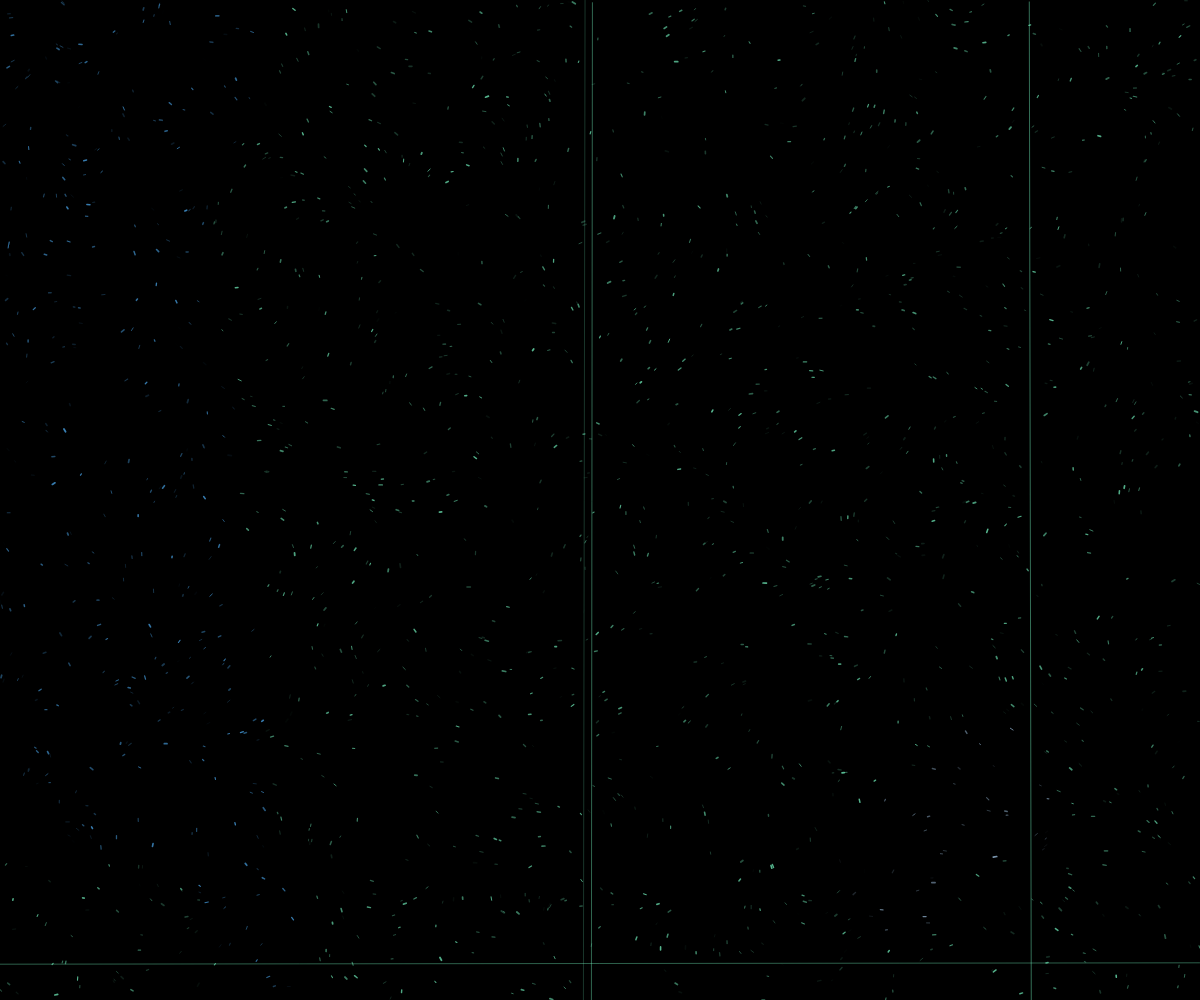
Frame 1 (no input)
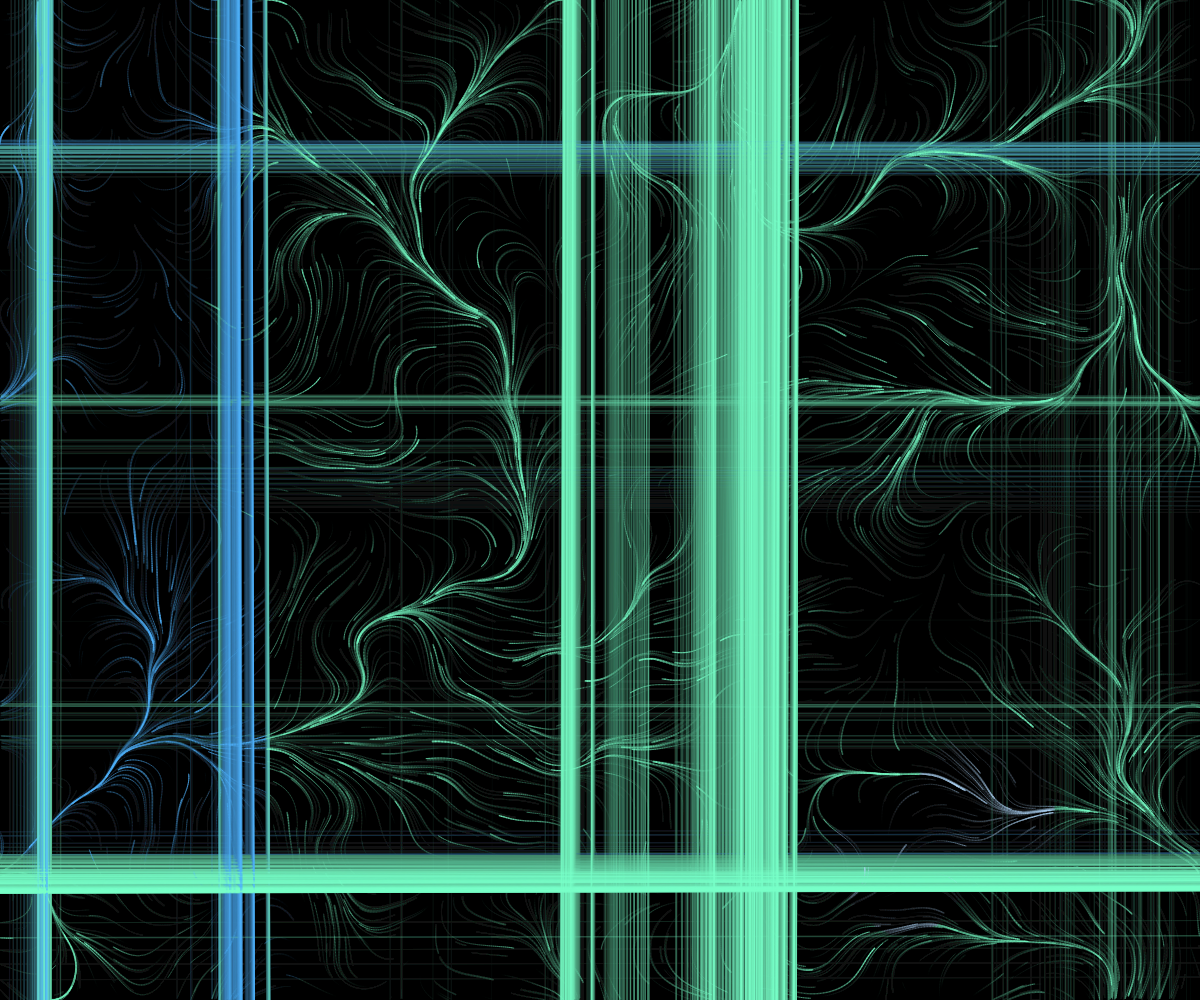
Frame 60 (no input)
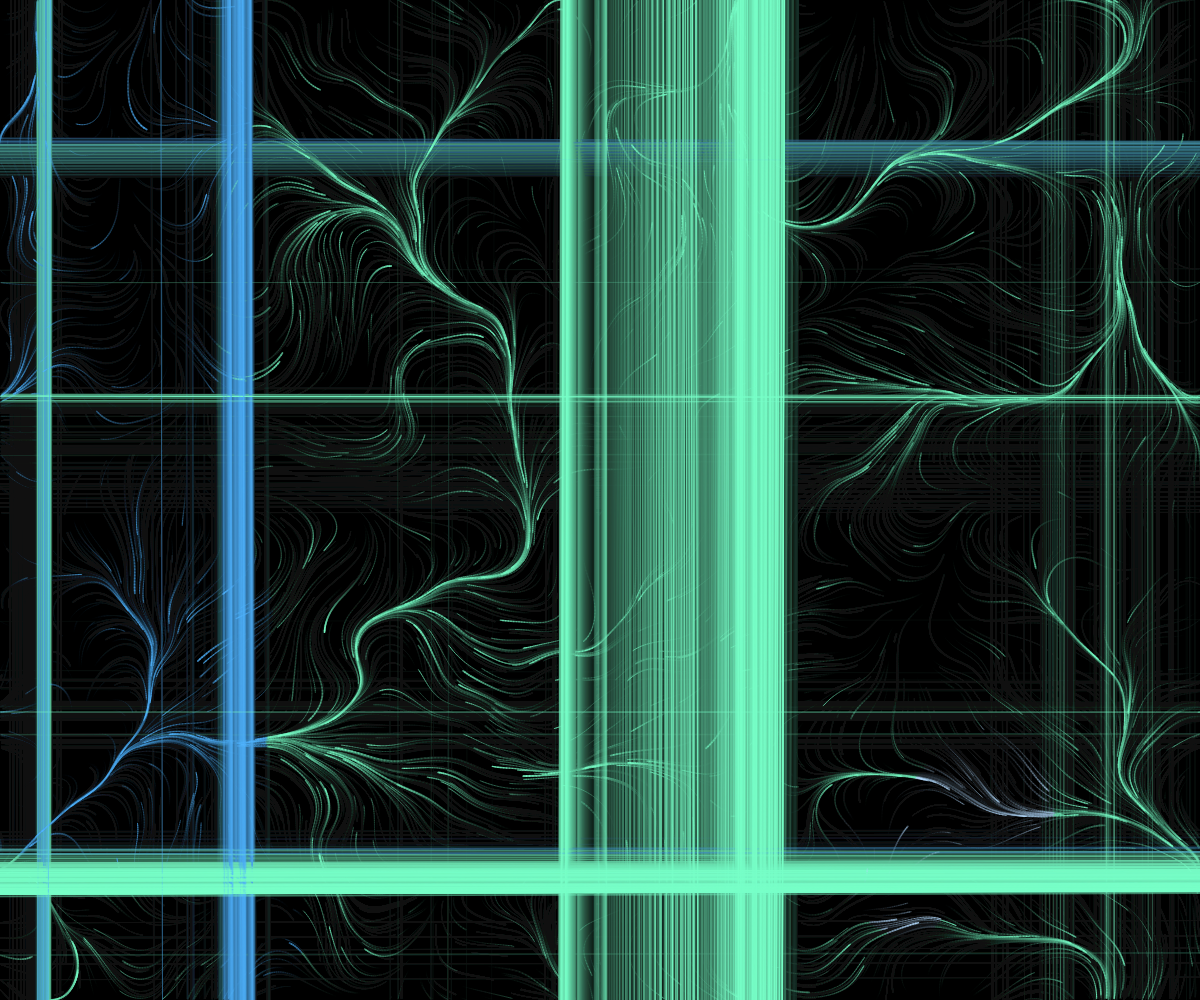
Frame 120 (the mouse pressed at the canvas centre since frame 60)

The p5.js sketch that drew these frames (run headless with seeded random() and noise() and a simulated clock; from frame 60 on, the mouse is pressed at the canvas centre):

// p5.js sketch
// ── sketch.js
// Noise Field Flow — p5.js
// Perlin noise vector field with particle trails

let particles = [];
const NUM_PARTICLES = 1800;
const TRAIL_LENGTH = 60;
let noiseScale = 0.003;
let noiseStrength = 2.2;
let zOff = 0;
let paused = false;
let bgGraphics, trailGraphics;
let palette = 0;

const palettes = [
  // Aurora
  [[180, 220, 255], [120, 255, 200], [80, 180, 255], [200, 150, 255]],
  // Ember
  [[255, 80, 30], [255, 160, 20], [255, 220, 80], [200, 40, 60]],
  // Bioluminescence
  [[0, 255, 180], [0, 200, 255], [100, 255, 160], [0, 255, 120]],
  // Dusk
  [[255, 120, 180], [200, 100, 255], [255, 180, 100], [140, 80, 255]],
];

function getColor(x, y) {
  const cols = palettes[palette];
  const idx = floor(map(noise(x * 0.001, y * 0.001), 0, 1, 0, cols.length - 0.01));
  const c = cols[idx];
  return color(c[0], c[1], c[2]);
}

function setup() {
  createCanvas(windowWidth, windowHeight);
  colorMode(RGB, 255);

  bgGraphics = createGraphics(width, height);
  bgGraphics.background(0);

  trailGraphics = createGraphics(width, height);
  trailGraphics.colorMode(RGB, 255);
  trailGraphics.clear();

  initParticles();
}

function initParticles() {
  particles = [];
  for (let i = 0; i < NUM_PARTICLES; i++) {
    particles.push({
      x: random(width),
      y: random(height),
      px: 0,
      py: 0,
      age: random(TRAIL_LENGTH),
      speed: random(1.5, 3.5),
      size: random(0.5, 1.8),
    });
  }
}

function draw() {
  if (paused) return;

  // Fade trail graphics
  trailGraphics.fill(0, 0, 0, 8);
  trailGraphics.noStroke();
  trailGraphics.rect(0, 0, width, height);

  for (let p of particles) {
    p.px = p.x;
    p.py = p.y;

    // Sample noise field
    const angle = noise(p.x * noiseScale, p.y * noiseScale, zOff) * TWO_PI * 3;
    const vx = cos(angle) * p.speed;
    const vy = sin(angle) * p.speed;

    p.x += vx;
    p.y += vy;
    p.age++;

    // Wrap edges
    if (p.x < 0) p.x = width;
    if (p.x > width) p.x = 0;
    if (p.y < 0) p.y = height;
    if (p.y > height) p.y = 0;

    // Reset old particles
    if (p.age > TRAIL_LENGTH + random(TRAIL_LENGTH)) {
      p.x = random(width);
      p.y = random(height);
      p.age = 0;
    }

    // Draw trail segment
    const alpha = map(p.age, 0, TRAIL_LENGTH, 0, 180);
    const c = getColor(p.x, p.y);
    trailGraphics.stroke(red(c), green(c), blue(c), alpha);
    trailGraphics.strokeWeight(p.size);
    trailGraphics.line(p.px, p.py, p.x, p.y);
  }

  // Composite
  background(0);
  image(trailGraphics, 0, 0);

  zOff += 0.0005;
}

function clearCanvas() {
  trailGraphics.clear();
  trailGraphics.background(0, 0);
  initParticles();
  zOff = random(1000);
}

function randomizePalette() {
  palette = (palette + 1) % palettes.length;
}

function toggleFlow() {
  paused = !paused;
}

function windowResized() {
  resizeCanvas(windowWidth, windowHeight);
  trailGraphics = createGraphics(width, height);
  trailGraphics.colorMode(RGB, 255);
  initParticles();
}

// Mouse interaction — disturb field
function mouseDragged() {
  for (let i = 0; i < 8; i++) {
    particles.push({
      x: mouseX + random(-20, 20),
      y: mouseY + random(-20, 20),
      px: mouseX,
      py: mouseY,
      age: 0,
      speed: random(2, 5),
      size: random(1, 3),
    });
  }
  if (particles.length > NUM_PARTICLES * 1.5) {
    particles.splice(0, particles.length - NUM_PARTICLES);
  }
}
